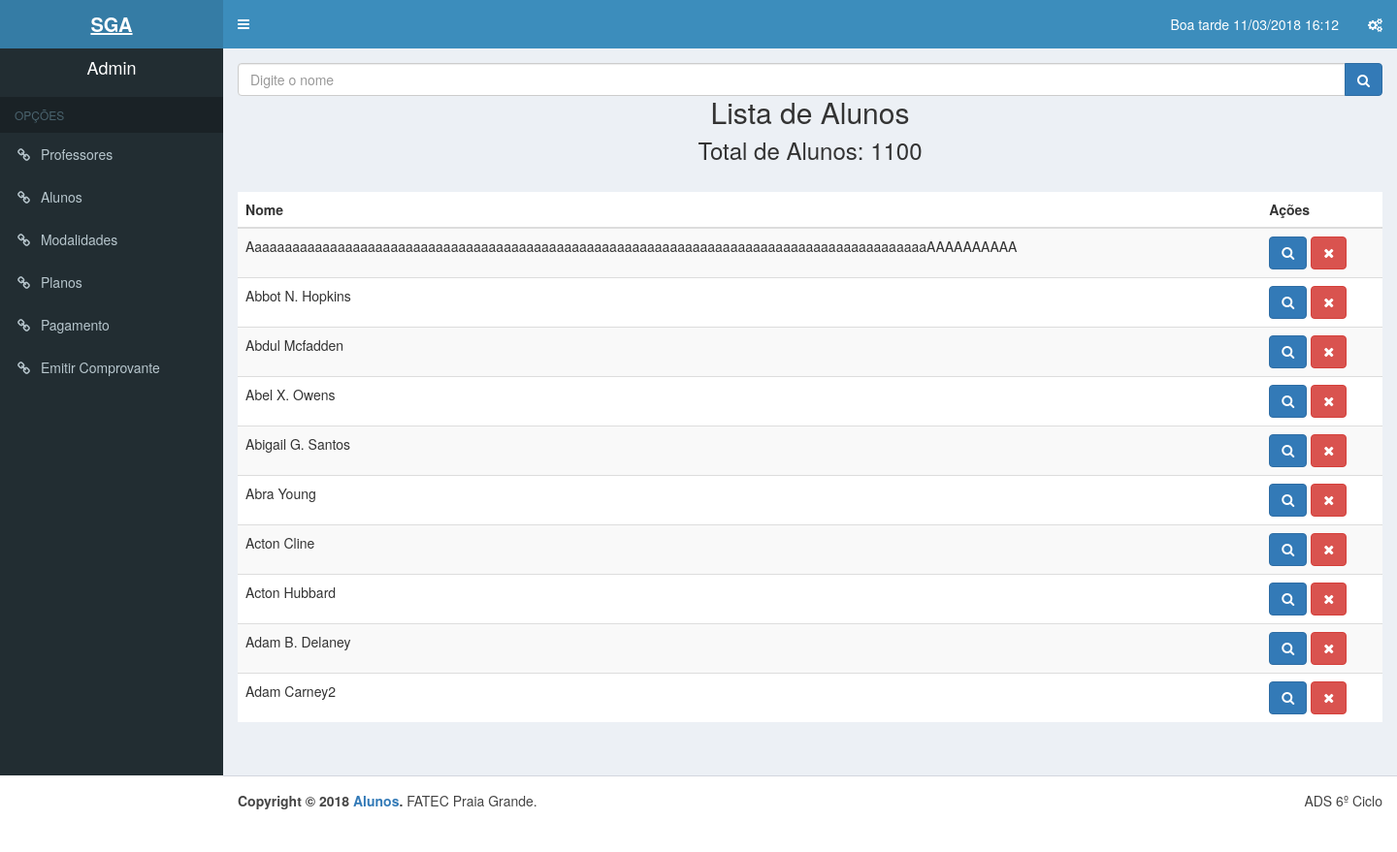
/Views/aluno.php (signed in), run on the app's committed database.
### tables this page shows
CREATE TABLE `aluno` (
  `matricula_aluno` mediumint(8) UNSIGNED NOT NULL,
  `cpf_aluno` varchar(11) DEFAULT NULL,
  `registro_geral_aluno` varchar(9) DEFAULT NULL,
  `nm_endereco` varchar(100) DEFAULT NULL,
  `dt_nascimento_aluno` varchar(10) DEFAULT NULL,
  `cd_telefone_aluno` varchar(10) DEFAULT NULL,
  `nm_email_aluno` varchar(100) DEFAULT NULL,
  `nm_aluno` varchar(100) DEFAULT NULL,
  `tipo_plano` varchar(10) NOT NULL,
  `nm_modalidade` varchar(30) NOT NULL
);

### controllers/limitarAluno.php (called while the page is built, shortened)
<?php
    $PDO = db_connect();
	if (!isset($_GET['pg'])) {
		$pg = 1;
	} else {
		$pg = $_GET['pg'];
	}
	$total_reg = "10";
	$inicio = $pg -1;
	$inicio = $inicio * $total_reg;
    $sql = "SELECT * FROM aluno ORDER BY nm_aluno ASC LIMIT $inicio, $total_reg";
    $stmt = $PDO->prepare($sql);
    $stmt->execute();
    $sql_count = "SELECT COUNT(*) AS total FROM aluno";
    $stmt_count = $PDO->prepare($sql_count);
    $stmt_count->execute();
    $total = $stmt_count->fetchColumn();

### Views/aluno.php (the view, shortened to what this page needs)
<?php
    include ('../controllers/limitarAluno.php');
    if($_SESSION['user_status'] == 1){
        include ('header.php');
    }elseif($_SESSION['user_status'] == 2){
        include ('headerAtendente.php');
    }
    elseif($_SESSION['user_status'] == 3){
        include ('headerProfessor.php');
    }
?>
    <form name="frmBusca" method="post" action="../Views/alunoList.php">
                <div class="input-group">
                  <input type="text" name="cxnome" id="cxnome" class="form-control" placeholder="Digite o nome">
                  <span class="input-group-btn">
                      <button type="submit" name="buscar" id="search-btn" class="btn btn-primary">
                        <i class="fa fa-search"></i>
                      </button>
                  </span>
                </div>
            </form>
    <h2 class="center">Lista de Alunos</h2>
              <h3 class="center">Total de Alunos: <?php if(isset($total)){echo $total;} ?></h3>
              <?php if(isset($total) > 0):?>
              <table class="table table-striped">
                  <thead>
                      <tr>
                          <th>Nome</th>
                          <th>Ações</th>
                      </tr>
                  </thead>
                  <tbody>
                      <?php while($user = $stmt->fetch(PDO::FETCH_ASSOC)):?>
                      <tr>
                        <td><?PHP echo $user['nm_aluno'] ?></td>
                        <td>
                        <a href="alunoPesq.php?id=<?php echo $user['matricula_aluno'] ?>">
                        <button class="btn btn-primary fa fa-search"></button></a>
                        <?php if($_SESSION['user_status'] == 1){ ?>
                            <a href="../controllers/deletarAluno.php?id=<?php echo $user['matricula_aluno'] ?>" onclick="return confirm('Tem certeza que deseja remover?');">
                            <button class="btn btn-danger fa fa-times"></button></a>
                        <?php }elseif($_SESSION['user_status'] == 2 AND $_SESSION['user_status'] == 3){?>
                            <a></a>
                        <?php } ?>
                        </td>
                      </tr>
                      <?php endwhile;?>
                  </tbody>
              </table>
            <?php else: ?>
            <p>Nenhum Aluno registrado</p>
            <?php endif; ?>
            <?php
           if ($total > 1) {
		echo "<nav>";
                        echo "</nav>";
            }
            ?>
            </div>
        </div>
<?php include ('footer.php');?>

### data on the page
aluno: nm_aluno "AaaaaaaaaaaaaaaaaaaaaaaaaaaaaaaaaaaaaaaaaaaaaaaaaaaaaaaaaaaaaaaaaaaaaaaaaaaaaaaaaaaaaaaaaaAAAAAAAAAA"
aluno: nm_aluno "Abbot N. Hopkins"
aluno: nm_aluno "Abdul Mcfadden"
aluno: nm_aluno "Abel X. Owens"
aluno: nm_aluno "Abigail G. Santos"
aluno: nm_aluno "Abra Young"
aluno: nm_aluno "Acton Cline"
aluno: nm_aluno "Acton Hubbard"
aluno: nm_aluno "Adam B. Delaney"
aluno: nm_aluno "Adam Carney2"

### other printed values
dataatual() "Boa tarde 11/03/2018 16:12"
$_SESSION['user_name'] "Admin"
$total "1100"
